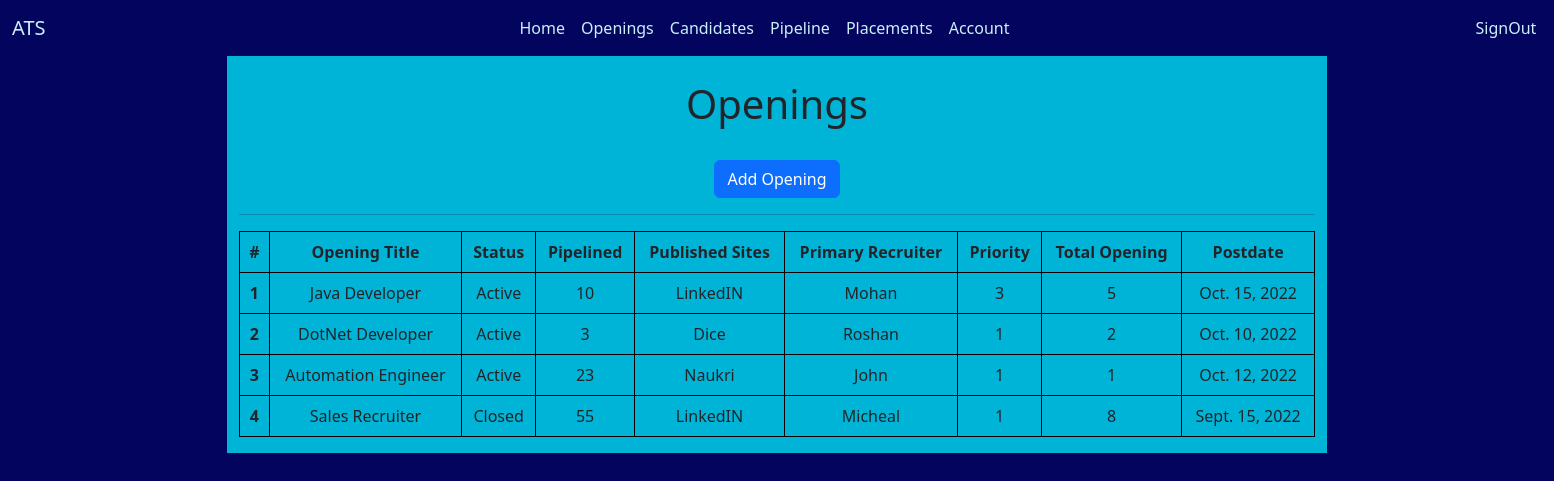
/openings, run on an earlier commit of the app's database.
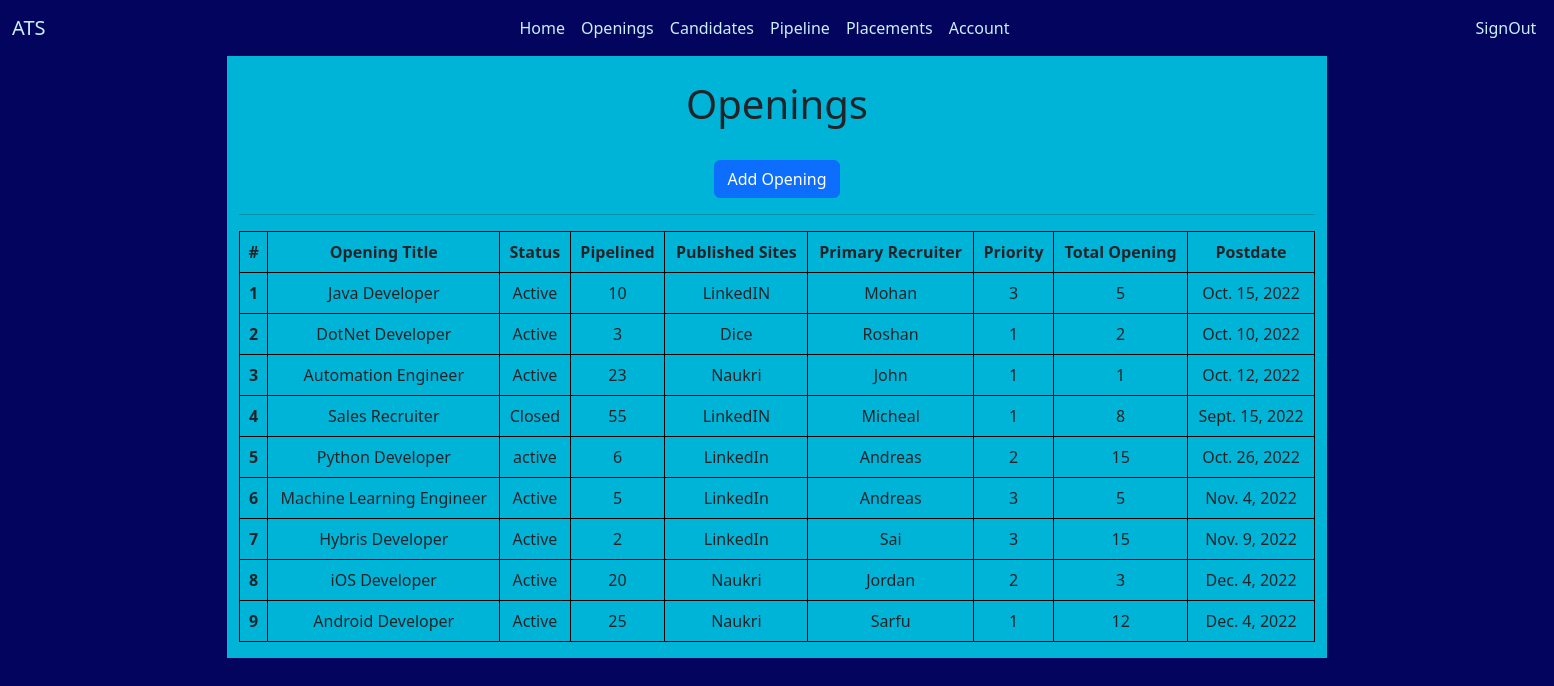
And on a later commit of the database.
### ApplicantTracking/models.py (models this page shows)
class Openings(models.Model):
    OpeningTitle = models.CharField(max_length=100)
    Status = models.CharField(max_length=50)
    Pipelined = models.IntegerField(default=0)
    PublishedSites = models.CharField(max_length=50)
    PrimaryRecruiter = models.CharField(max_length=50)
    Priority = models.IntegerField(default=0)
    TotalOpening = models.IntegerField(default=0)
    PostDate = models.DateField()
    def __str__(self):
        return "%s %s %s" %(self.OpeningTitle, self.Status, self.Pipelined)

### ApplicantTracking/views.py (the view)
# urls.py: path('openings', views.opening, name="openings"),
def opening(request):
    op = Openings.objects.all()
    context = {
        'op': op
    }
    print(context)
    return render(request, 'ApplicantTracking/openings.html', context)

### templates/ApplicantTracking/openings.html (shortened to what this page needs)
<!doctype html>
<html lang="en">
<head>
    <link href="https://cdn.jsdelivr.net/npm/bootstrap@5.2.2/dist/css/bootstrap.min.css" rel="stylesheet"
>
</head>
<body style="background-color: #03045e;">
<nav class="navbar navbar-expand-lg" style="background-color: #03045e">
    <div class="container-fluid">
        <a class="navbar-brand" style="color:#caf0f8;">ATS</a>
        <div class="collapse navbar-collapse" id="navbarSupportedContent">
            <ul class="navbar-nav me-auto mb-2 mb-lg-0">
                <li class="nav-item">
                    <a class="nav-link" aria-current="page" href="/dashboard" style="margin-left:450px;color:#caf0f8" id="aknav">Home</a>
                </li>
                <li class="nav-item">
                    <a class="nav-link" href="/openings" style="color:#caf0f8" id="aknav">Openings</a>
                </li>
                <li class="nav-item">
                    <a class="nav-link" href="/candidates" style="color:#caf0f8" id="aknav">Candidates</a>
                </li>
                <li class="nav-item">
                    <a class="nav-link" href="/pipeline" style="color:#caf0f8" id="aknav">Pipeline</a>
                </li>
                <li class="nav-item">
                    <a class="nav-link" href="/placement" style="color:#caf0f8" id="aknav">Placements</a>
                </li>
                <li class="nav-item">
                    <a class="nav-link" href="/account" style="color:#caf0f8" id="aknav">Account</a>
                </li>
                <li class="nav-item" style="margin-left:450px;">
                    <a class="nav-link" href="/signout" style="color:#caf0f8" id="aknav">SignOut</a>
                </li>
            </ul>
        </div>
    </div>
</nav>
<div class="container" style="text-align:center;">
    <div class="row">
        <div class="col-md-1" style="background-color: #03045e">
        </div>
        <div class="col-md-10" style="background-color: #00b4d8">
            <br>
            <h1 align="center">Openings</h1>
            <br>
            <a href="/addopenings" class="btn btn-primary" role="button">Add Opening</a>
        <hr>
    <table class="table table-bordered" style="border-color:black;">
        <thead>
        <tr>
            <th scope="col">#</th>
            <th scope="col">Opening Title</th>
            <th scope="col">Status</th>
            <th scope="col">Pipelined</th>
            <th scope="col">Published Sites</th>
            <th scope="col">Primary Recruiter</th>
            <th scope="col">Priority</th>
            <th scope="col">Total Opening</th>
            <th scope="col">Postdate</th>
        </tr>
        </thead>
        {% for op in op %}
        <tbody>
        <tr>
            <th scope="row">{{op.id}}</th>
            <td>{{op.OpeningTitle}}</td>
            <td>{{op.Status}}</td>
            <td>{{op.Pipelined}}</td>
            <td>{{op.PublishedSites}}</td>
            <td>{{op.PrimaryRecruiter}}</td>
            <td>{{op.Priority}}</td>
            <td>{{op.TotalOpening}}</td>
            <td>{{op.PostDate}}</td>
        </tr>
        </tbody>
        {% endfor %}
    </table>
        </div>
        <div class="col-md-1" style="background-color: #03045e">
        </div>
    </div>
</div>
</body>
</html>

What changed in the data, as far as the page shows it:
added Openings: id "5", OpeningTitle "Python Developer", Status "active", Pipelined "6", PublishedSites "LinkedIn", PrimaryRecruiter "Andreas", Priority "2", TotalOpening "15", PostDate "Oct. 26, 2022"
added Openings: id "6", OpeningTitle "Machine Learning Engineer", Status "Active", Pipelined "5", PublishedSites "LinkedIn", PrimaryRecruiter "Andreas", Priority "3", TotalOpening "5", PostDate "Nov. 4, 2022"
added Openings: id "7", OpeningTitle "Hybris Developer", Status "Active", Pipelined "2", PublishedSites "LinkedIn", PrimaryRecruiter "Sai", Priority "3", TotalOpening "15", PostDate "Nov. 9, 2022"
added Openings: id "8", OpeningTitle "iOS Developer", Status "Active", Pipelined "20", PublishedSites "Naukri", PrimaryRecruiter "Jordan", Priority "2", TotalOpening "3", PostDate "Dec. 4, 2022"
added Openings: id "9", OpeningTitle "Android Developer", Status "Active", Pipelined "25", PublishedSites "Naukri", PrimaryRecruiter "Sarfu", Priority "1", TotalOpening "12", PostDate "Dec. 4, 2022"
